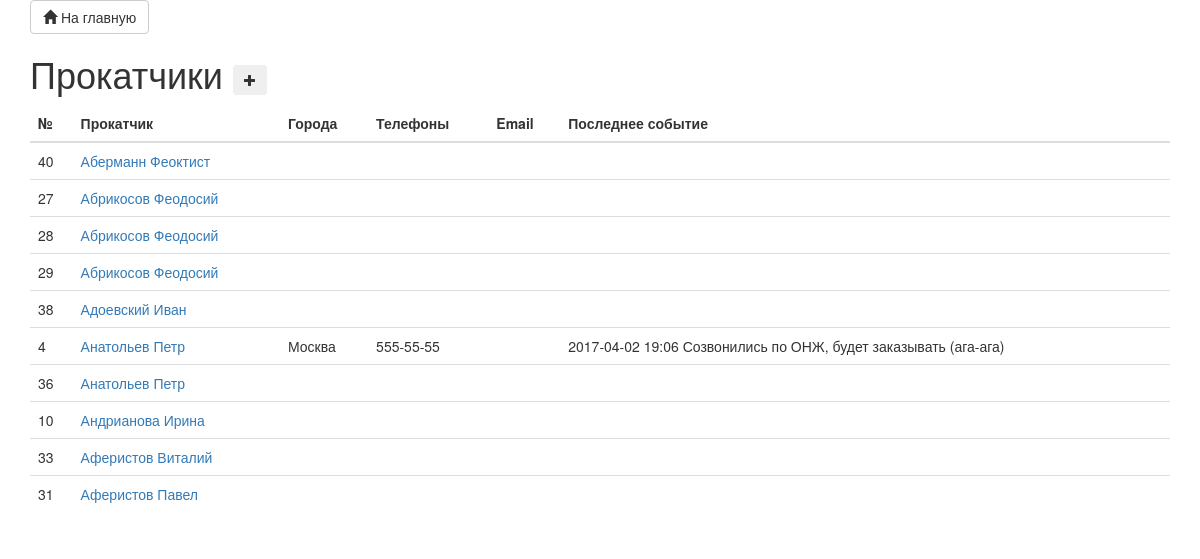
Page /crm/contacts/ on the committed database.
### contlog/models.py (models this page shows, shortened)
class Contact(models.Model):
    name = models.CharField("имя", max_length=250, db_index=True)
    places = models.CharField("города", max_length=250, db_index=True, blank=True)
    phones = models.CharField("телефоны", max_length=250, db_index=True, blank=True)
    email = models.EmailField("email", max_length=250, db_index=True, blank=True)
    requisites = models.TextField("реквизиты", blank=True)
    comments = models.TextField("комментарии", blank=True)
    lastevent = models.CharField("последнее событие", max_length=250, db_index=True, blank=True, editable=False)
    class Meta:
        ordering = ["name"]
        verbose_name = "Прокатчик"
        verbose_name_plural = "Прокатчики"

### contlog/views.py (the view)
class ContactsView(TemplateView):
    template_name = 'contlog/contacts.html'
    contacts = Contact.objects.all() #view.contacts
    def get(self, request, *args, **kwargs):
        self.paginator = Paginator(self.contacts, 10)
        page = request.GET.get('page')
        try:
            self.contacts = self.paginator.page(page)
            self.number = int(page)
        except PageNotAnInteger:
            self.number = 1
            self.contacts = self.paginator.page(self.number)
        except EmptyPage:
            self.number = self.paginator.num_pages
            self.contacts = self.paginator.page(self.number)
        return super(ContactsView, self).get(request, *args, **kwargs)

### contlog/templates/contlog/contacts.html (shortened to what this page needs)
{% extends 'contlog/base.html' %}
{% load static %}
{% block title %}Прокатчики
<button type="button" class="btn btn-sm js-create-cnt" data-url="{% url 'create_contact' %}">
          <span class="glyphicon glyphicon-plus"></span>
          </button>
{% endblock %}
{% block content %}
<table class="table" id="contacts-table">
    <thead>
      <tr>
        <th>№</th>
        <th>Прокатчик</th>
        <th>Города</th>
        <th>Телефоны</th>
        <th>Email</th>
        <th>Последнее событие</th>
      </tr>
    </thead>
    <tbody>
      {% for cnt in view.contacts %}
        <tr>
          <td>{{ cnt.id }}</td>
          <td><a href="{% url 'edit_contact' cnt.id %}">{{ cnt.name }}</a></td>
          <td>{{ cnt.places }}</td>
          <td>{{ cnt.phones }}</td>
          <td>{{ cnt.email }}</td>
          <td>{{ cnt.lastevent }}</td>
        </tr>
      {% empty %}
        <tr>
          <td colspan="7" class="text-center bg-warning">Нет прокатчиков</td>
        </tr>
      {% endfor %}
    </tbody>
  </table>
  {% load bootstrap3 %}
{% endblock %}

### rows in the picture
Contact: id "40", name "Аберманн Феоктист"
Contact: id "27", name "Абрикосов Феодосий"
Contact: id "28", name "Абрикосов Феодосий"
Contact: id "29", name "Абрикосов Феодосий"
Contact: id "38", name "Адоевский Иван"
Contact: id "4", name "Анатольев Петр", places "Москва", phones "555-55-55", lastevent "2017-04-02 19:06 Созвонились по ОНЖ, будет заказывать (ага-ага)"
Contact: id "36", name "Анатольев Петр"
Contact: id "10", name "Андрианова Ирина"
Contact: id "33", name "Аферистов Виталий"
Contact: id "31", name "Аферистов Павел"
